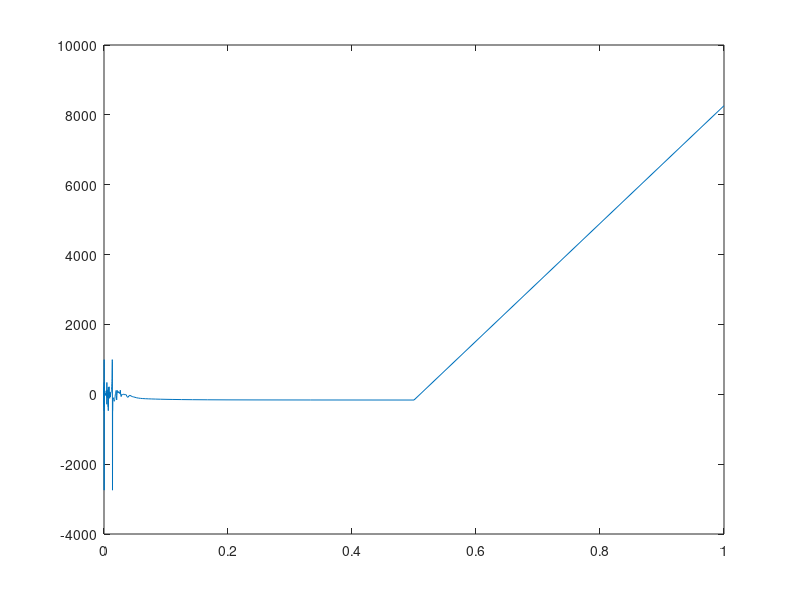

Reproduce this figure in MATLAB.
i = 0;
a = [];
t = [];
h = 5.0e-12;
transient = 5000.0e-9; 
tMax = 20.0e-9; 
div = 10; 
trans = floor(transient / h);
n = floor(tMax / h);
a = [1.3e10, 0.0, 1.90e24];
r3 = 0.01; % reflectivity of external mirror
JRatio = 1.11;
% normalized injection current
L = 0.225;
% external cavity length (one-way) [m]
% fixed parameter values
r2 = 0.556;
% reflectivity of internal mirror
tauIn = 8.0e-12;
% internal cavity round-trip time [s]
lambda = 1.537e-6;
% optical wavelength [m]
Gn = 8.4e-13; % gain coefficient
N0 = 1.4e24;
% carrier density at transparency
tauP = 1.927e-12; % photon lifetime [s]
tauS = 2.04e-9; % carrier lifetime [s]
alpha = 3.0; % alpha parameter
M = 3;
C = 2.99792458e8;
Nth = N0 + 1.0 / tauP / Gn;
% carrier density at threshold
Jth = Nth / tauS;
% injection current at threshold
J = JRatio * Jth; % injection current
kap = (1 - r2 * r2) * r3 / r2 / tauIn;
% injection strength
tau = 2.0 * L / C;
% external-cavity round-trip time for drive
omega0 = 2.0 * pi * C / lambda;
% optical angular frequency
phaseShift = rem(omega0 * tau, 2.0 * pi);
% initial phase shift
delayNum = floor(tau / h);
delayIndex = 1;
DELAY_MAX = 100000;
eDelay = zeros(1, DELAY_MAX);
phiDelay = zeros(1, DELAY_MAX);

for i = 1 : DELAY_MAX
    eDelay(i) = a(1);
    phiDelay(i) = a(2);
end

for i = 1 : trans
    t = h * i;
    % rungakota
    x = zeros(1, M);
    b = zeros(4, M);
    theta = rem(phaseShift + a(2) - phiDelay(delayIndex), 2.0 * pi);
    for i = 1 : 4
        for j = 1 : M
            if i == 1
                x(j) = a(j);
            elseif i == 2
                x(j) = a(j) + h * b(1,j) / 2.0;
            elseif i == 3
                x(j) = a(j) + h * b(2,j) / 2.0;
            elseif i == 4
                x(j) = a(j) + h * b(3,j) / 2.0;
            end
            b(i,1) = 1.0 / 2.0 * (Gn * (x(3) - N0) - 1.0 / tauP) * x(1)+ kap * eDelay(delayIndex) * cos(theta);
            b(i,2) = alpha / 2.0 * (Gn * (x(3) - N0) - 1.0 / tauP) - kap * eDelay(delayIndex) / x(1) * sin(theta);
            b(i,3) = J - x(3) / tauS - Gn * (x(3) - N0) * x(1) * x(1);
        end
    end
    break
    for i = 1 : M
        a(i) = a(i) + h * (b(1,i) + 2.0 * b(2,i) + 2.0 * b(3,i) + b(4,i)) / 6.0;
    end
    eDelay(delayIndex) = a(1);
    phiDelay(delayIndex) = a(2);
    delayIndex = delayIndex + 1;
end

arrI = [];
arrA = [];
inverseI = [];

for i = 1 : n
    t = h * (trans + i);
    % output i % div == 0
    o1 = h * i * 1e9;
    o2 = a(1) * a(1) * 1e-20;
    arrI(i) = o1;
    arrA(i) = o2;
    inverseI(i) = 1/i;
    
    x = zeros(1, M);
    b = zeros(4, M);
    theta = rem(phaseShift + a(2) - phiDelay(delayIndex), 2.0 * pi);
    for i = 1 : 4
        for j = 1 : M
            if i == 1
                x(j) = a(j);
            elseif i == 2
                x(j) = a(j) + h * b(1,j) / 2.0;
            elseif i == 3
                x(j) = a(j) + h * b(2,j) / 2.0;
            elseif i == 4
                x(j) = a(j) + h * b(3,j) / 2.0;
            end
            b(i,1) = 1.0 / 2.0 * (Gn * (x(3) - N0) - 1.0 / tauP) * x(1)+ kap * eDelay(delayIndex) * cos(theta);
            b(i,2) = alpha / 2.0 * (Gn * (x(3) - N0) - 1.0 / tauP) - kap * eDelay(delayIndex) / x(1) * sin(theta);
            b(i,3) = J - x(3) / tauS - Gn * (x(3) - N0) * x(1) * x(1);
        end
    for i = 1 : M
        a(i) = a(i) + h * (b(1,i) + 2.0 * b(2,i) + 2.0 * b(3,i) + b(4,i)) / 6.0;
    end
    eDelay(delayIndex) = a(1);
    phiDelay(delayIndex) = a(2);
    delayIndex = delayIndex + 1;
    end
end
plot(arrI, arrA);
plot(inverseI, fft(arrA));